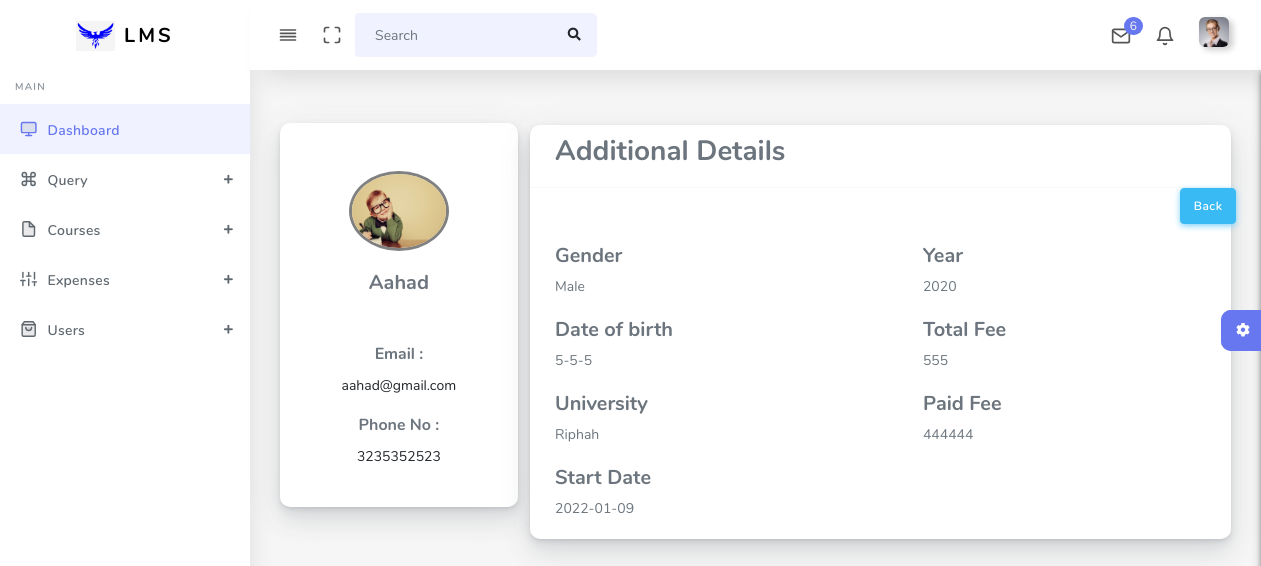
The page /studentprofile.php on the database its author committed.
### tables this page shows
CREATE TABLE `student_lms` (
  `s_id` int(50) NOT NULL,
  `s_ses` varchar(50) NOT NULL,
  `t_name` varchar(50) NOT NULL,
  `ref` varchar(50) NOT NULL,
  `s_date` varchar(50) NOT NULL,
  `name` varchar(50) NOT NULL,
  `fname` varchar(50) NOT NULL,
  `email` varchar(50) NOT NULL,
  `phno` varchar(50) NOT NULL,
  `sgen` varchar(50) NOT NULL,
  `dob` varchar(50) NOT NULL,
  `s_status` varchar(50) NOT NULL,
  `s_add` varchar(50) NOT NULL,
  `img` varchar(50) NOT NULL,
  `t_deg` varchar(50) NOT NULL,
  `d_name` varchar(50) NOT NULL,
  `deg_status` varchar(50) NOT NULL,
  `uni` varchar(50) NOT NULL,
  `year` varchar(50) NOT NULL,
  `t_fee` varchar(50) NOT NULL,
  `pay_method` varchar(50) NOT NULL,
  `paid_fee` varchar(50) NOT NULL,
  `rem_fee` varchar(50) NOT NULL,
  `pay_term` varchar(50) NOT NULL
);

### studentprofile.php (the view, shortened to what this page needs)
<?php
include('./include/conn.php');
$sql="SELECT * FROM student_lms";
$run=mysqli_query($conn,$sql);
$fet=mysqli_fetch_array($run);
include('./include/header.php');
?>
<div class="main-content">
        <section class="section">
          <div class="section-body">
            <div class="row">
              <div class="col-12 ">
                <div class="card col-3 text-center">
                    <img src="<?php echo "./userimg/".$fet['img']; ?>" alt="Profile Image" style="border-radius:100%; border:grey 3px solid; margin:auto; width:100px; height:80px" class="card-img-top mt-5">
                    <div class="card-body">
                    <h5><?php echo $fet['name']; ?></h5>
                    <br><br>
                    <h6>Email :</h6>
                    <p><?php echo $fet['email']; ?></p>
                    <h6>Phone No :</h6>
                    <p><?php echo $fet['phno']; ?></p>
                </div>
                </div>
              </div>
            </div>
          </div>
        </section>
        <section class="section" style="margin-left:250px;margin-top:-412px">
            <div class="section-body">
                <div class="row">
                    <div class="col-12">
                        <div class="card col-12">
                        <div class="row text-left">
                        <div class="card-header">
                            <h3>Additional Details</h3>
                        </div>
                         <div class="row">
                        <div class="col-12">
                        <button class="btn btn-info" href="viewstudent.php" style="margin-left:650px">Back</button>
                        </div>
                        </div>
                    </div>
                    <div class="row text-left">
                        <div class="card-body">
                        <h5>Gender</h5>
                        <?php echo $fet['sgen']; ?>
                        <br><br>
                        <h5>Date of birth</h5>
                        <?php echo $fet['dob']; ?>
                        <br><br>
                        <h5>University</h5>
                        <?php echo $fet['uni']; ?>
                        <br><br>
                        <h5>Start Date</h5>
                        <?php echo $fet['s_date']; ?>
                        </div>
                        <div class="card-body">
                        <h5>Year</h5>
                        <?php echo $fet['year']; ?>
                        <br><br>
                        <h5>Total Fee</h5>
                        <?php echo $fet['t_fee']; ?>
                        <br><br>
                        <h5>Paid Fee</h5>
                        <?php echo $fet['paid_fee']; ?>
                        </div>
                    </div>
                </div>
                        </div>
                    </div>
                </div>
            </div>
        <div class="settingSidebar">
          <a href="javascript:void(0)" class="settingPanelToggle"> <i class="fa fa-spin fa-cog"></i>
          </a>
        </div>

### include/header.php (shortened to what this page needs)
<!DOCTYPE html>
<html lang="en">
<head>
  <link rel="stylesheet" href="assets/css/app.min.css">
  <link rel="stylesheet" href="assets/css/app.min.css">
  <link rel="stylesheet" href="assets/bundles/bootstrap-daterangepicker/daterangepicker.css">
  <link rel="stylesheet" href="assets/bundles/bootstrap-colorpicker/dist/css/bootstrap-colorpicker.min.css">
  <link rel="stylesheet" href="assets/bundles/select2/dist/css/select2.min.css">
  <link rel="stylesheet" href="assets/bundles/jquery-selectric/selectric.css">
  <link rel="stylesheet" href="assets/bundles/bootstrap-timepicker/css/bootstrap-timepicker.min.css">
  <link rel="stylesheet" href="assets/bundles/bootstrap-tagsinput/dist/bootstrap-tagsinput.css">
  <link rel="stylesheet" href="assets/bundles/datatables/datatables.min.css">
  <link rel="stylesheet" href="assets/bundles/datatables/DataTables-1.10.16/css/dataTables.bootstrap4.min.css">
  <link rel="stylesheet" href="assets/css/style.css">
  <link rel="stylesheet" href="assets/css/components.css">
  <link rel="stylesheet" href="assets/bundles/datatables/datatables.min.css">
  <link rel="stylesheet" href="assets/bundles/datatables/DataTables-1.10.16/css/dataTables.bootstrap4.min.css">
  <link rel="stylesheet" href="assets/css/custom.css">
</head>
<body>
  <div id="app">
    <div class="main-wrapper main-wrapper-1">
      <div class="navbar-bg"></div>
      <nav class="navbar navbar-expand-lg main-navbar sticky">
        <div class="form-inline mr-auto">
          <ul class="navbar-nav mr-3">
            <li><a href="#" data-toggle="sidebar" class="nav-link nav-link-lg
									collapse-btn"> <i data-feather="align-justify"></i></a></li>
            <li><a href="#" class="nav-link nav-link-lg fullscreen-btn">
                <i data-feather="maximize"></i>
              </a></li>
            <li>
              <form class="form-inline mr-auto">
                <div class="search-element">
                  <input class="form-control" type="search" placeholder="Search" aria-label="Search" data-width="200">
                  <button class="btn" type="submit">
                    <i class="fas fa-search"></i>
                  </button>
                </div>
              </form>
            </li>
          </ul>
        </div>
        <ul class="navbar-nav navbar-right">
          <li class="dropdown dropdown-list-toggle"><a href="#" data-toggle="dropdown"
              class="nav-link nav-link-lg message-toggle"><i data-feather="mail"></i>
              <span class="badge headerBadge1">
                6 </span> </a>
          </li>
          <li class="dropdown dropdown-list-toggle"><a href="#" data-toggle="dropdown"
              class="nav-link notification-toggle nav-link-lg"><i data-feather="bell" class="bell"></i>
            </a>
          </li>
          <li class="dropdown"><a href="#" data-toggle="dropdown"
              class="nav-link dropdown-toggle nav-link-lg nav-link-user"> <img alt="image" src="assets/img/user.png"
                class="user-img-radious-style"> <span class="d-sm-none d-lg-inline-block"></span></a>
          </li>
        </ul>
      </nav>
      <div class="main-sidebar sidebar-style-2">
        <aside id="sidebar-wrapper">
          <div class="sidebar-brand">
            <a href="dashboard.php"> <img alt="image" src="./img/logo.png" class="header-logo" /> <span
                class="logo-name">LMS</span>
            </a>
          </div>
          <ul class="sidebar-menu">
            <li class="menu-header">Main</li>
            <li class="dropdown active">
              <a href="dashboard.php" class="nav-link"><i data-feather="monitor"></i><span>Dashboard</span></a>
            </li>
            <li class="dropdown">
              <a href="#" class="menu-toggle nav-link has-dropdown"><i
                  data-feather="command"></i><span>Query</span></a>
            </li>
            <li class="dropdown">
              <a href="#" class="menu-toggle nav-link has-dropdown"><i
                  data-feather="file"></i><span>Courses</span></a>
            </li>
            <li class="dropdown">
              <a href="#" class="menu-toggle nav-link has-dropdown"><i
                  data-feather="sliders"></i><span>Expenses</span></a>
            </li>
            <li class="dropdown">
              <a href="#" class="menu-toggle nav-link has-dropdown"><i
                  data-feather="shopping-bag"></i><span>Users</span></a>
            </li>
          </ul>
        </aside>
      </div>
      <div class="settingSidebar">
          <a href="javascript:void(0)" class="settingPanelToggle"> <i class="fa fa-spin fa-cog"></i>
          </a>
        </div>
      </div>
    </div>
</body>
</html>

### rows shown on the page
student_lms: img (picture), name "Aahad", email "aahad@gmail.com", phno "3235352523", sgen "Male", dob "5-5-5", uni "Riphah", s_date "2022-01-09", year "2020", t_fee "555", paid_fee "444444"
